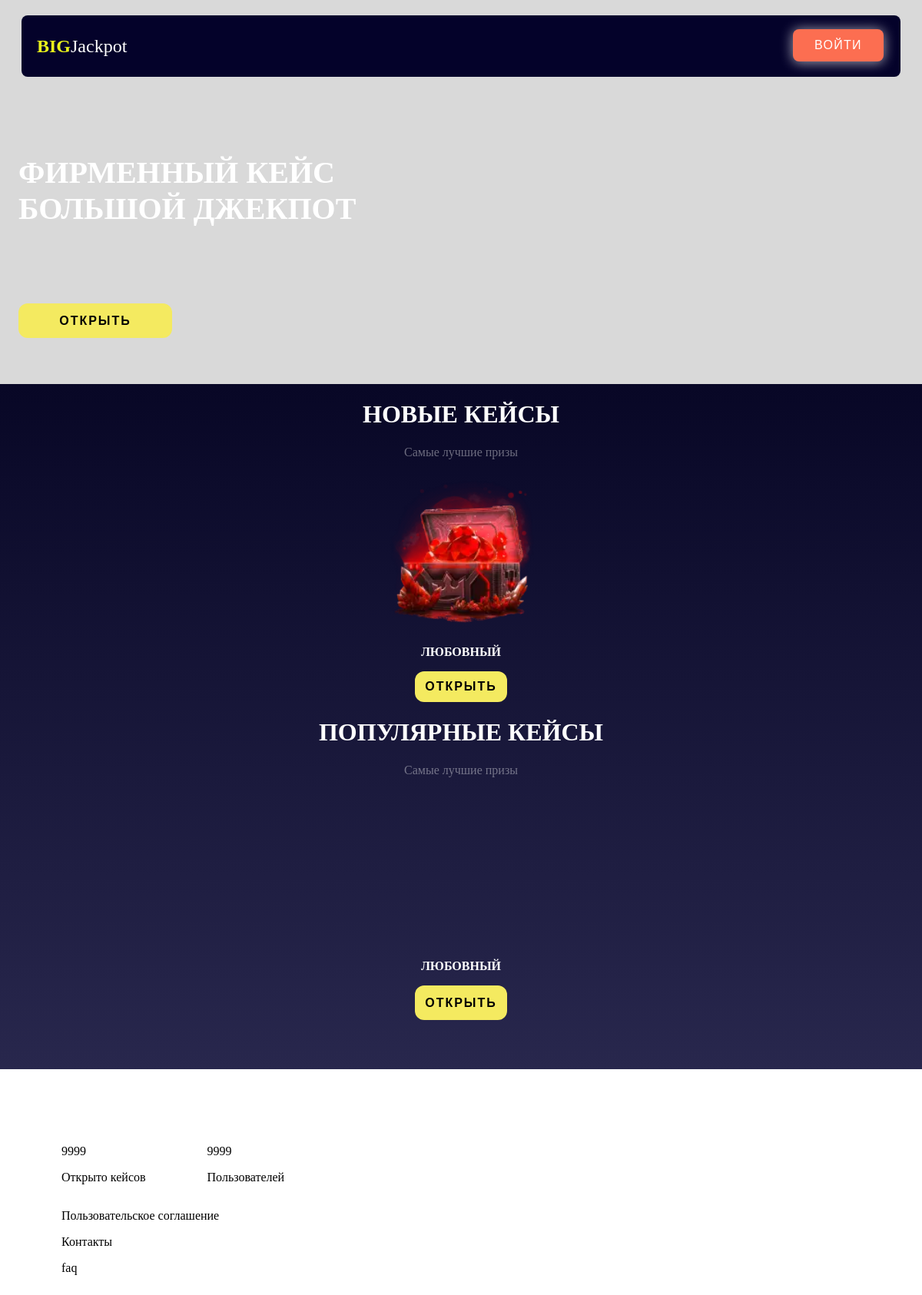
/, run on an earlier commit of the app's database.
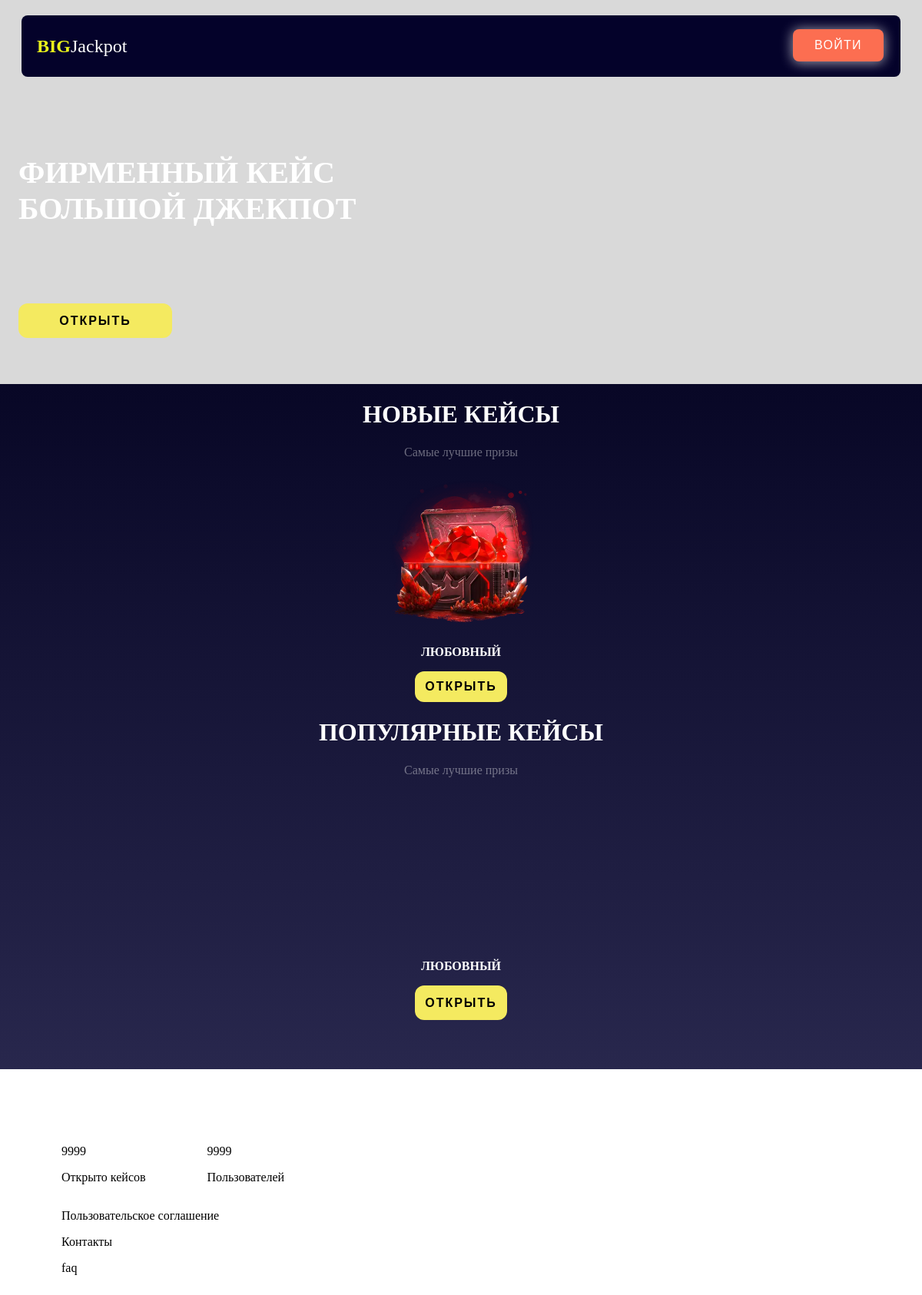
And on a later commit of the database.
### case/models.py (models this page shows, shortened)
class Case(models.Model):
    name = models.CharField(max_length=100, verbose_name='Название кейса:')
    img_certificates = ResizedImageField(
        verbose_name='Изображение', force_format="WEBP", quality=75, upload_to="case")
    class Meta:
        verbose_name = 'Кейс'
        verbose_name_plural = 'Кейсы'

### case/views.py (the view)
# urls.py: path('', index, name='index'),
def index(request):
    cases = Case.objects.all()
    data = {
        'cases' : cases,
    }
    return render(request, 'main/index.html', context=data)

### templates/main/index.html (shortened to what this page needs)
<!DOCTYPE html>
<html lang="ru">
    <head>
        {% load static %}
        <link rel="stylesheet" type="text/css" href="{% static 'css/style-button.css' %}">
        <link rel="stylesheet" type="text/css" href="{% static 'css/stylesHome.css' %}">
        <link rel="stylesheet" type="text/css" href="{% static 'css/header.css' %}">
    </head>
    <body>
        {% include 'main/module/header.html' %}
        <main class="styles-main">
            <div class="gif-box">
                <p>фирменный кейс<br>большой джекпот</p>
                <div class="button-style">
                    <button class="styles-button" type="submit">открыть</button>
                </div>
            </div>
            <div class="boxCase">
                <div class="style-text-case1">
                    <h1>новые кейсы</h1>
                    <p>Самые лучшие призы</p>
                </div>
                <div class="caseContainer">
                    {% for case in cases %}
                    <div class="box-Case">
                        <div class="img-Case">
                            <img class="img_case" src="{{ case.img_certificates.url }}" alt="{{ case.name }}">
                        </div>
                        <p>{{ case.name }}</p>
                        <div class="button_style">
                            <a href="/case/{{ case.id }}">
                            <input class="styles-button" tupe="button" value="Открыть">
                            </a>
                    </div>
                    {% endfor %}
                    </div>
                </div>
                <div class="style-text-case1">
                    <h1>популярные кейсы</h1>
                    <p>Самые лучшие призы</p>
                </div>
                <div class="caseContainer">
                    <div class="box-Case">
                        <div class="img-Case">
                        </div>
                        <p>любовный</p>
                        <div class="button_style">
                            <button class="styles-button" type="submit">открыть</button>
                        </div>
                    </div>
                </div>
            </div>
        </main>
        {% include 'main/module/footer.html' %}
    </body>
</html>

### templates/main/module/header.html
{% load static %}
<header class="top-menu">
    <div class="style-header">
        <p><b>big</b>Jackpot</p>
        <div class="button_style" action="about/">
            <button id="button" class="style-buttons" type="submit">войти</button>
        </div>
    </div>
</header>

### templates/main/module/footer.html (shortened to what this page needs)
<footer>
    <div class="context">
        <div class="infrormation">
            <div class="call">
                <div>
                </div>
                <div>
                    <p>9999</p>
                    <p>Открыто кейсов</p>
                </div>
            </div>
            <div class="call">
                <div>
                </div>
                <div>
                    <p>9999</p>
                    <p>Пользователей</p>
                </div>
            </div>
        </div>
        <div class="link">
            <p><a>Пользовательское соглашение</a></p>
            <p><a>Контакты</a></p>
            <p><a>faq</a></p>
        </div>
    </div>
</footer>

### static/css/style-button.css (style rules this page uses)
.styles-button { appearance: none; background-color: #f4ea60; border: none; border-radius: 12px; box-sizing: border-box; color: black; cursor: pointer; display: inline-block; font-size: 1rem; font-weight: 600; line-height: normal; margin: 0; min-width: 0; outline: none; padding: 10px; text-align: center; text-decoration: none; text-transform: uppercase; letter-spacing: 2px; transition: all 300ms cubic-bezier(.23, 1, 0.32, 1); user-select: none; -webkit-user-select: none; touch-action: manipulation; max-width: 272px; max-height: 56px; width: 100%; height: 100%; will-change: transform; }
.style-buttons { padding: 11px 28px; border-radius: 8px; border: none; box-shadow: 0px 1px 16px 1px rgba(255, 255, 255, 0.6); line-height: 1.25; background: #FC6E51; text-decoration: none; color: white; font-size: 1rem; letter-spacing: 0.08em; text-transform: uppercase; transition: background-color .6s ease; overflow: hidden; }

### static/css/stylesHome.css (style rules this page uses)
.styles-main { display: flex; flex-direction: column; }
.gif-box { display: flex; flex-direction: column; justify-content: flex-end; padding: 0 2vw; height: 500px; background-color: #D9D9D9; }
.gif-box p { font-size: 2.5rem; font-weight: 700; color: #FFFFFF; text-transform: uppercase; }
.button-style { margin: 60px 0; height: 45px; }
.styles-button { max-width: 200px !important; width: 100% !important; }
.boxCase { display: flex; flex-direction: column; align-items: center; padding-bottom: 4em; background: linear-gradient(0deg,#28274d,#080726); }
.style-text-case1 { display: flex; flex-direction: column; align-items: center; margin-bottom: 1em; }
.style-text-case1 p { color: rgba(255,255,255, 0.4); font-size: 1rem; margin: 0; }
.box-Case { display: flex; flex-direction: column; align-items: center; width: 250px; height: 300px; margin: auto 1em; }
.box-Case p { text-transform: uppercase; color: #FFFFFF; font-weight: 700; }
.img-Case { width: 240px; height: 200px; margin: 10px auto; display: flex; justify-content: center; }
.caseContainer { display: flex; }
.infrormation { display: flex; }
.call, .link { margin-left: 5em; }
.context { padding: 4em 0; }
.img_case { width: 100%; max-width: 190px; height: 100%; max-height: 190px; }

### static/css/header.css (style rules this page uses)
body { margin: 0; }
h1 { text-transform: uppercase; color: white; }
.top-menu { display: flex; justify-content: center; }
.style-header { position: fixed; z-index: 999; display: flex; justify-content: space-between; align-items: center; width: 92%; max-height: 80px; height: 100%; border-radius: 8px; margin: 20px 0; padding: 0 20px; background-color: #04022a; }
.style-header p { color: #FFFFFF; font-size: 1.5rem; }
.style-header p b { color: #ebf61b; text-transform: uppercase; }
.button_style { max-height: 45px; height: 100%; max-width: 120px; width: 100%; }

What changed in the data, as far as the page shows it:
changed Case "ЛЮБОВНЫЙ": img_certificates: a different picture
